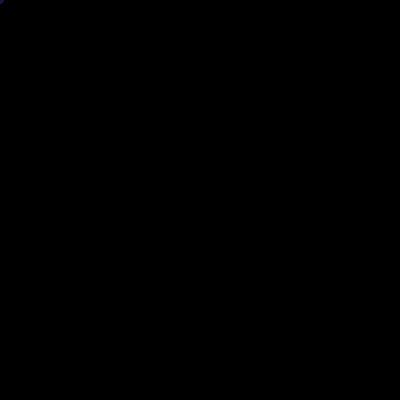
Frame 1 (no input)
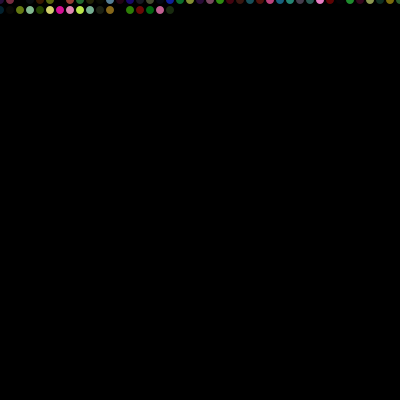
Frame 60 (the mouse pressed at the canvas centre just before this capture)
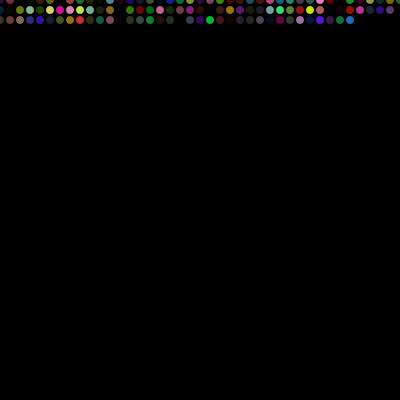
Frame 120 (the mouse held since frame 60 and released just before this capture)

The Processing sketch that drew these frames (run headless with seeded random() and noise(); from frame 60 on, the mouse is pressed at the canvas centre):

// Processing sketch: ex_early_colors
// ── ex_early_colors.pde
float r;
float g;
float b;
float a;
 
float diam;
float x=0;
float y=0;
 
void setup() {
  size(400,400);
  background(0);
  smooth();
}
 
void draw() {
  r = random(255);
  g = random(255);
  b = random(255);
  a = random(255);
  diam = 8;
 
  noStroke();
  fill(r,g,b,a);
  ellipse(x,y,diam,diam);
 
  if (x>400) {
    x = 0;
  } else {
    x = x + 10;
  }
 
  if (x>400) {
    y = y + 10;
  }
 
}
